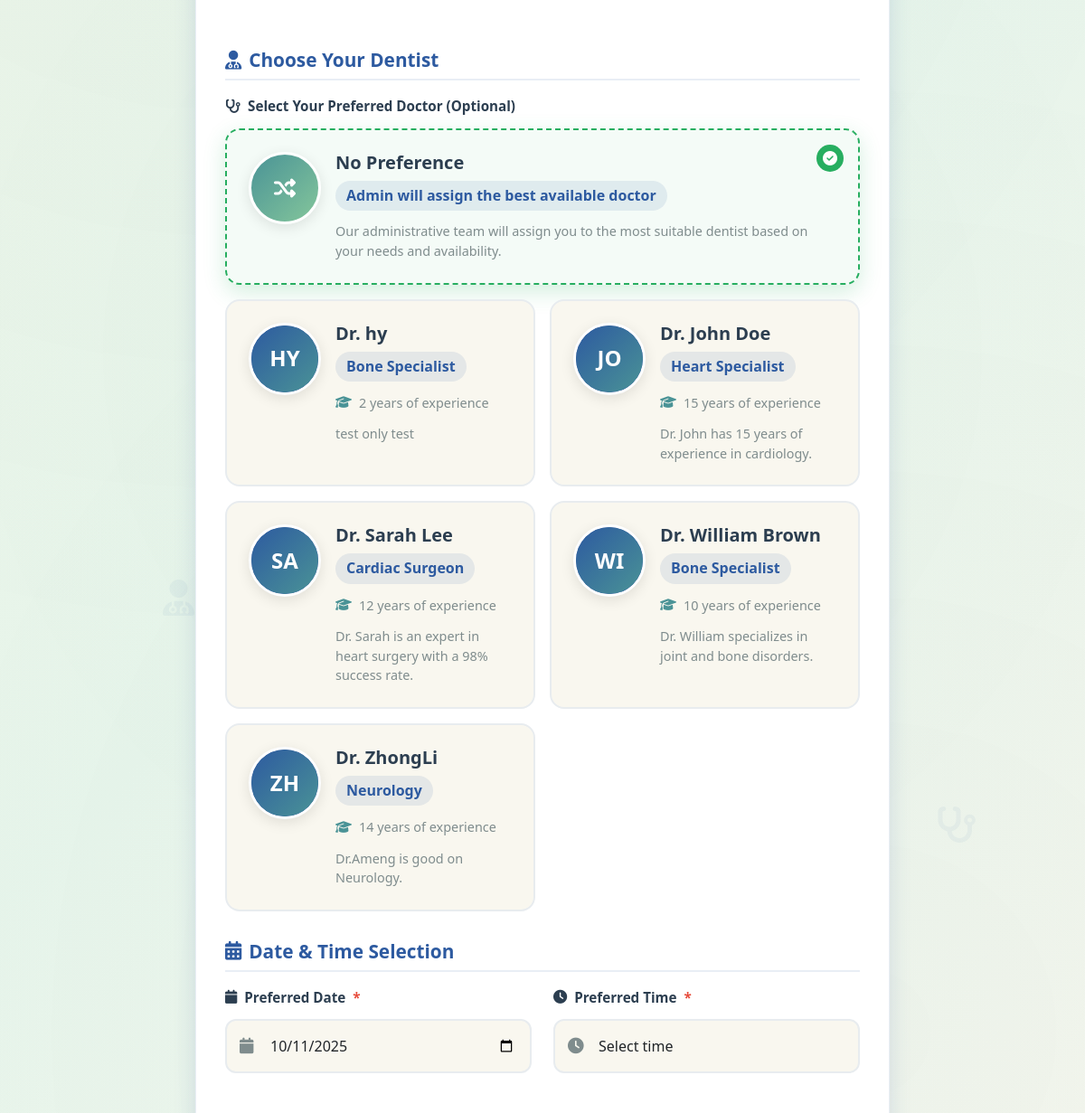
Before: /book_appointment.php (middle part) with the older database file.
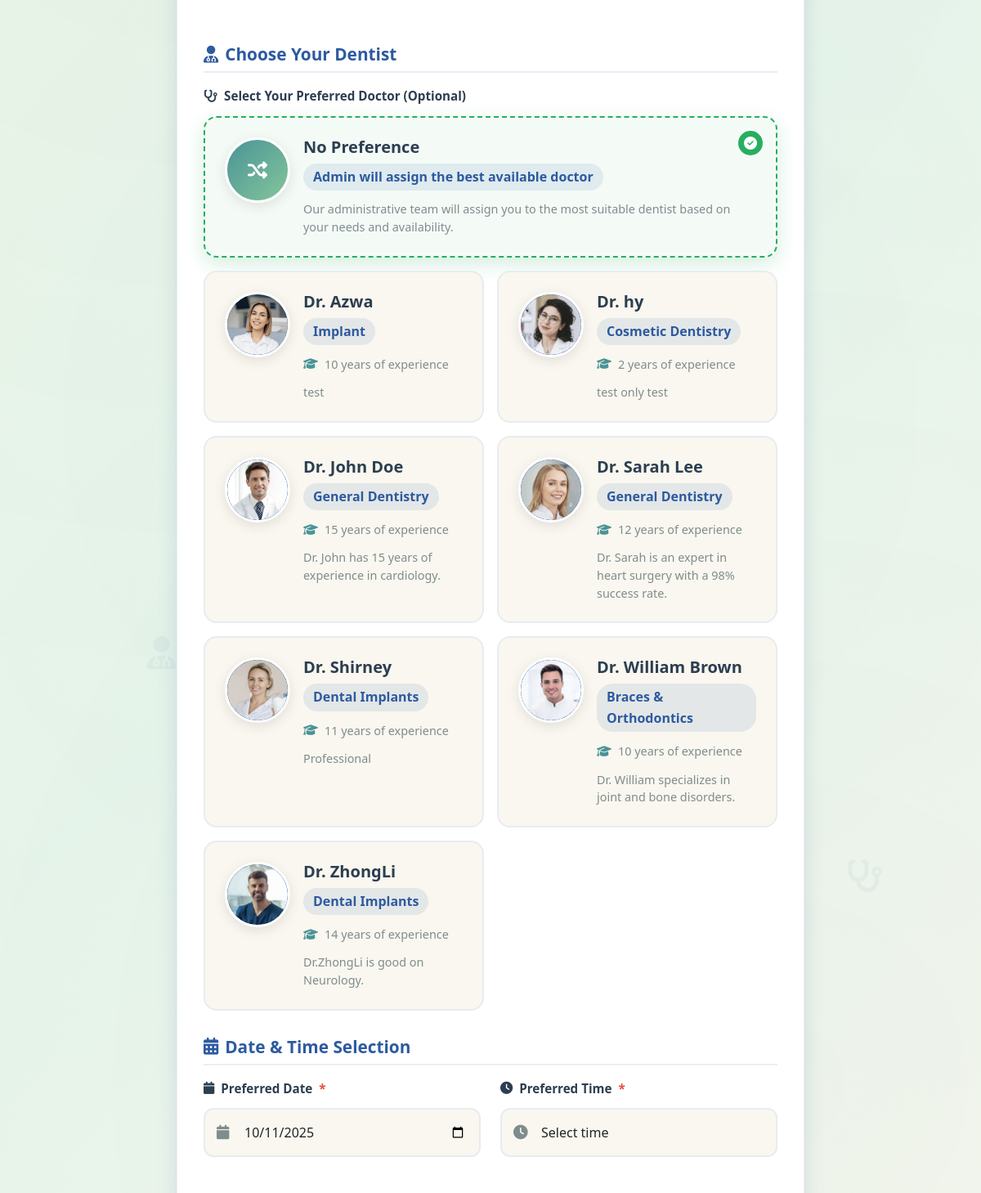
After: the same page with the newer database file.
### tables this page shows
CREATE TABLE `doctors` (
  `id` int(11) NOT NULL,
  `name` varchar(100) NOT NULL,
  `image` varchar(255) NOT NULL,
  `specialty` varchar(100) NOT NULL,
  `bio` text NOT NULL,
  `experience` varchar(50) NOT NULL,
  `location` varchar(100) NOT NULL,
  `department` varchar(50) NOT NULL,
  `user_id` int(11) DEFAULT NULL
);

### book_appointment.php (the view, shortened to what this page needs)
<!DOCTYPE html>
<html lang="en">
<head>
    <link href="https://cdn.jsdelivr.net/npm/bootstrap@5.3.0/dist/css/bootstrap.min.css" rel="stylesheet">
    <link rel="stylesheet" href="https://cdnjs.cloudflare.com/ajax/libs/font-awesome/6.4.0/css/all.min.css">
</head>
<body>
    <?php include '../Dental_Clinic/includes/navbar.php'; ?>
    <div class="floating-elements">
        <i class="fas fa-user-md floating-icon"></i>
        <i class="fas fa-stethoscope floating-icon"></i>
    </div>
    <div class="appointment-container">
        <div class="appointment-card">
            <div class="card-body-custom">
                <form method="POST" id="appointmentForm">
                    <div class="form-section">
                        <div class="row">
                            <div class="col-md-6">
                            </div>
                            <div class="col-md-6">
                            </div>
                        </div>
                    </div>
                    <div class="form-section">
                        <h3 class="section-title">
                            <i class="fas fa-user-md"></i>
                            Choose Your Dentist
                        </h3>
                        <div class="form-group">
                            <label class="form-label">
                                <i class="fas fa-stethoscope"></i>
                                Select Your Preferred Doctor (Optional)
                            </label>
                            <div class="doctor-option no-preference" data-doctor-id="" onclick="selectDoctor(this)">
                                <div class="doctor-card-content">
                                    <div class="doctor-avatar no-preference-avatar">
                                        <i class="fas fa-random"></i>
                                    </div>
                                    <div class="doctor-info">
                                        <h4 class="doctor-name">No Preference</h4>
                                        <p class="doctor-specialty">Admin will assign the best available doctor</p>
                                        <p class="doctor-bio">Our administrative team will assign you to the most suitable dentist based on your needs and availability.</p>
                                    </div>
                                    <div class="selection-indicator">
                                        <i class="fas fa-check-circle"></i>
                                    </div>
                                </div>
                            </div>
                            <div class="doctors-grid">
                                <?php
                                $doctor_query = "SELECT id, name, specialty, bio, experience, image FROM doctors ORDER BY name ASC";
                                $doctor_result = $conn->query($doctor_query);
                                while ($doctor = $doctor_result->fetch_assoc()):
                                ?>
                                <div class="doctor-option" data-doctor-id="<?= $doctor['id'] ?>" onclick="selectDoctor(this)">
                                    <div class="doctor-card-content">
                                        <div class="doctor-avatar">
                                            <?php if (!empty($doctor['image'])): ?>
                                                <img src="<?= htmlspecialchars($doctor['image']) ?>"
                                                     alt="Dr. <?= htmlspecialchars($doctor['name']) ?>"
                                                     onerror="this.style.display='none'; this.nextElementSibling.style.display='flex';">
                                                <div class="avatar-fallback" style="display: none;">
                                                    <?= strtoupper(substr($doctor['name'], 0, 2)) ?>
                                                </div>
                                            <?php else: ?>
                                                <div class="avatar-fallback">
                                                    <?= strtoupper(substr($doctor['name'], 0, 2)) ?>
                                                </div>
                                            <?php endif; ?>
                                        </div>
                                        <div class="doctor-info">
                                            <h4 class="doctor-name">Dr. <?= htmlspecialchars($doctor['name']) ?></h4>
                                            <p class="doctor-specialty"><?= htmlspecialchars($doctor['specialty']) ?></p>
                                            <div class="doctor-experience">
                                                <i class="fas fa-graduation-cap"></i>
                                                <span><?= htmlspecialchars($doctor['experience']) ?> years of experience</span>
                                            </div>
                                            <p class="doctor-bio"><?= htmlspecialchars(substr($doctor['bio'], 0, 120)) ?><?= strlen($doctor['bio']) > 120 ? '...' : '' ?></p>
                                        </div>
                                    </div>
                                </div>
                                <?php endwhile; ?>
                            </div>
                        </div>
                    </div>
                    <div class="form-section">
                        <h3 class="section-title">
                            <i class="fas fa-calendar-alt"></i>
                            Date & Time Selection
                        </h3>
                        <div class="row">
                            <div class="col-md-6">
                                <div class="form-group">
                                    <label class="form-label">
                                        <i class="fas fa-calendar"></i>
                                        Preferred Date <span class="required">*</span>
                                    </label>
                                    <div class="input-wrapper">
                                        <input type="date"
                                               name="appointment_date"
                                               id="appointment_date"
                                               class="form-control"
                                               required>
                                    </div>
                                </div>
                            </div>
                            <div class="col-md-6">
                                <div class="form-group">
                                    <label class="form-label">
                                        <i class="fas fa-clock"></i>
                                        Preferred Time <span class="required">*</span>
                                    </label>
                                    <div class="input-wrapper">
                                        <select name="appointment_time" id="appointment_time" class="form-select" required>
                                            <option value="">Select time</option>
                                        </select>
                                    </div>
                                </div>
                            </div>
                        </div>
                    </div>
                </form>
            </div>
        </div>
    </div>
</body>
</html>

### includes/navbar.php (shortened to what this page needs)
<!DOCTYPE html>
<html lang="en">
<head>
    <link rel="stylesheet" href="https://cdn.jsdelivr.net/npm/bootstrap-icons@1.10.5/font/bootstrap-icons.css">
</head>
<body>
</body>
</html>

### includes/navbar.php (style rules this page uses)
:root { --primary-color: #2563eb; --secondary-color: #10b981; --accent-color: #f59e0b; --light-bg: #ffffff; --text-primary: #1f2937; --text-secondary: #6b7280; --navbar-shadow: 0 4px 20px rgba(0, 0, 0, 0.08); --gradient-bg: linear-gradient(135deg, #2563eb 0%, #1d4ed8 50%, #1e40af 100%); }
* { margin: 0; padding: 0; box-sizing: border-box; }
body { font-family: 'Segoe UI', Tahoma, Geneva, Verdana, sans-serif; background-color: #f8fafc; padding-top: 85px; line-height: 1.6; position: relative; z-index: 1; overflow-x: hidden; }

Changed rows visible on the page:
added doctors: image (picture), name "Azwa", specialty "Implant", experience "10", bio "test"
changed doctors "hy": image: picture added; specialty "Bone Specialist" → "Cosmetic Dentistry"; name "HY" → (not shown)
changed doctors "John Doe": image: picture added; specialty "Heart Specialist" → "General Dentistry"; name "JO" → (not shown)
changed doctors "Sarah Lee": image: picture added; specialty "Cardiac Surgeon" → "General Dentistry"; name "SA" → (not shown)
added doctors: image (picture), name "Shirney", specialty "Dental Implants", experience "11", bio "Professional"
changed doctors "William Brown": image: picture added; specialty "Bone Specialist" → "Braces & Orthodontics"; name "WI" → (not shown)
changed doctors "ZhongLi": image: picture added; specialty "Neurology" → "Dental Implants"; bio "Dr.Ameng is good on Neurology." → "Dr.ZhongLi is good on Neurology."; name "ZH" → (not shown)
